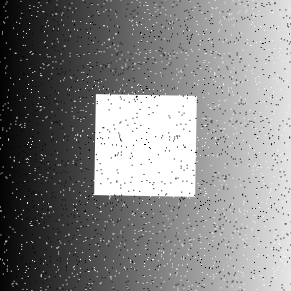
%> input picture lab4_1001/rect_image.png, 291 x 291 px
$ octave work_1007_1_4.m   (GNU Octave 9; MATLAB toolbox functions it lacks are replaced by stand-ins)
%> lines starting %> are read from the running program, lines starting %| are printed output that depends on the picture
% @author 憨豆酒 YinDou yindou97@163.com
% @date 20191007
% @description 图像去噪
clc
clear all;
close all;
% 低通滤波平滑
II = imread('rect_image.png');
%> II is the input picture: size 291x291 uint8; min 0, max 255, mean 132.2
[B,A] = butter(6,0.2,'low');
J = filter(B,A,double(II));
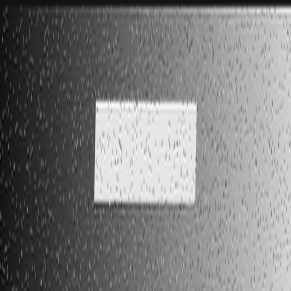
%> J: size 291x291 double; min -21.8, max 285.1, mean 129.7; drawn with min black and max white
subplot(1,2,1);
imshow(J,[]);
title('低通滤波平滑');
% 中值滤波平滑
J = medfilt2(II);
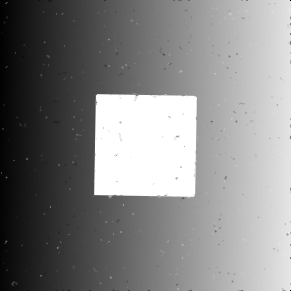
%> J: size 291x291 uint8; min 0, max 255, mean 132.2; mean of the top-left, top-right, bottom-left and bottom-right quarters 77, 184.8, 79.2, 187
subplot(1,2,2);
imshow(J,[]);
title('中值滤波平滑');
